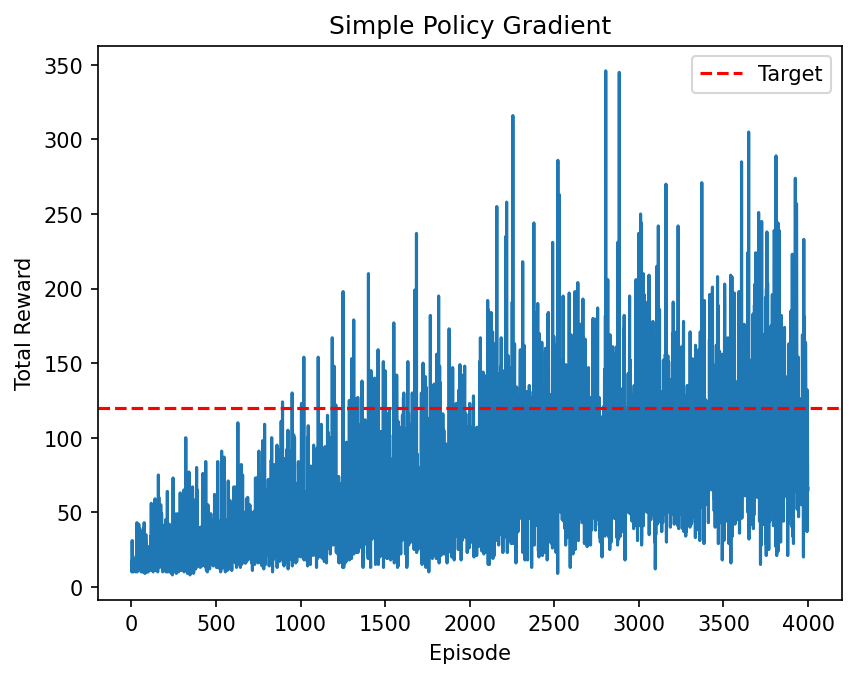

This figure's Python source:
import numpy as np
import gymnasium as gym
from dezero import Model, optimizers
import dezero.functions as F
import dezero.layers as L
import matplotlib.pyplot as plt

# 1. 정책 네트워크 정의
class Policy(Model):
    def __init__(self, action_size):
        super().__init__()
        self.l1 = L.Linear(128)
        self.l2 = L.Linear(action_size)

    def forward(self, x):
        x = F.relu(self.l1(x))
        x = F.softmax(self.l2(x))
        return x

# 2. 에이전트 정의
class Agent:
    def __init__(self):
        # TODO: 학습이 불안정하면 lr을 더 작게 시도해보세요. (힌트: 1e-4 ~ 3e-4)
        self.gamma = 0.98
        self.lr = 0.0002
        self.action_size = 2
        self.memory = []
        self.pi = Policy(self.action_size)
        self.optimizer = optimizers.Adam(self.lr).setup(self.pi)

    def get_action(self, state):
        state = state[np.newaxis, :]
        probs = self.pi(state)
        probs = probs[0]
        # TODO: 확률 분포에 따라 action을 샘플링하세요.
        # 힌트: np.random.choice를 사용하고, p에는 probs.data를 넣습니다.
        action = np.random.choice(self.action_size, p=probs.data)
        return action, probs[action]

    def add(self, reward, prob):
        self.memory.append((reward, prob))

    def update(self):
        self.pi.cleargrads()
        G, loss = 0, 0
        
        # [Simple PG 특징] 에피소드 전체 수익 G를 한 번만 계산
        for reward, prob in reversed(self.memory):
            # TODO: 에피소드 전체 수익 G 계산
            # 힌트: G = reward + gamma * G
            G = reward + self.gamma * G

        # 모든 스텝에 동일한 G를 가중치로 적용
        for reward, prob in self.memory:
            # TODO: 각 스텝의 loss 누적
            # 힌트: -log(prob) * G
            loss += -F.log(prob) * G

        loss.backward()
        self.optimizer.update()
        self.memory = []

# 3. 학습 루프
episodes = 4000
env = gym.make('CartPole-v1')
agent = Agent()
reward_history = []

for episode in range(episodes):
    state, info = env.reset()
    done = False
    total_reward = 0

    while not done:
        action, prob = agent.get_action(state)
        next_state, reward, terminated, truncated, info = env.step(action)
        done = terminated or truncated
        agent.add(reward, prob)
        state = next_state
        total_reward += reward

    agent.update()
    reward_history.append(total_reward)
    if episode % 100 == 0:
        print(f"episode :{episode}, total reward : {total_reward:.1f}")

# 결과 시각화
target_reward = 120
plt.plot(reward_history)
plt.axhline(y=target_reward, color='r', linestyle='--', label='Target')
plt.title("Simple Policy Gradient")
plt.xlabel("Episode")
plt.ylabel("Total Reward")
plt.legend()
plt.savefig("simple_pg.png", dpi=150, bbox_inches="tight")
plt.show()